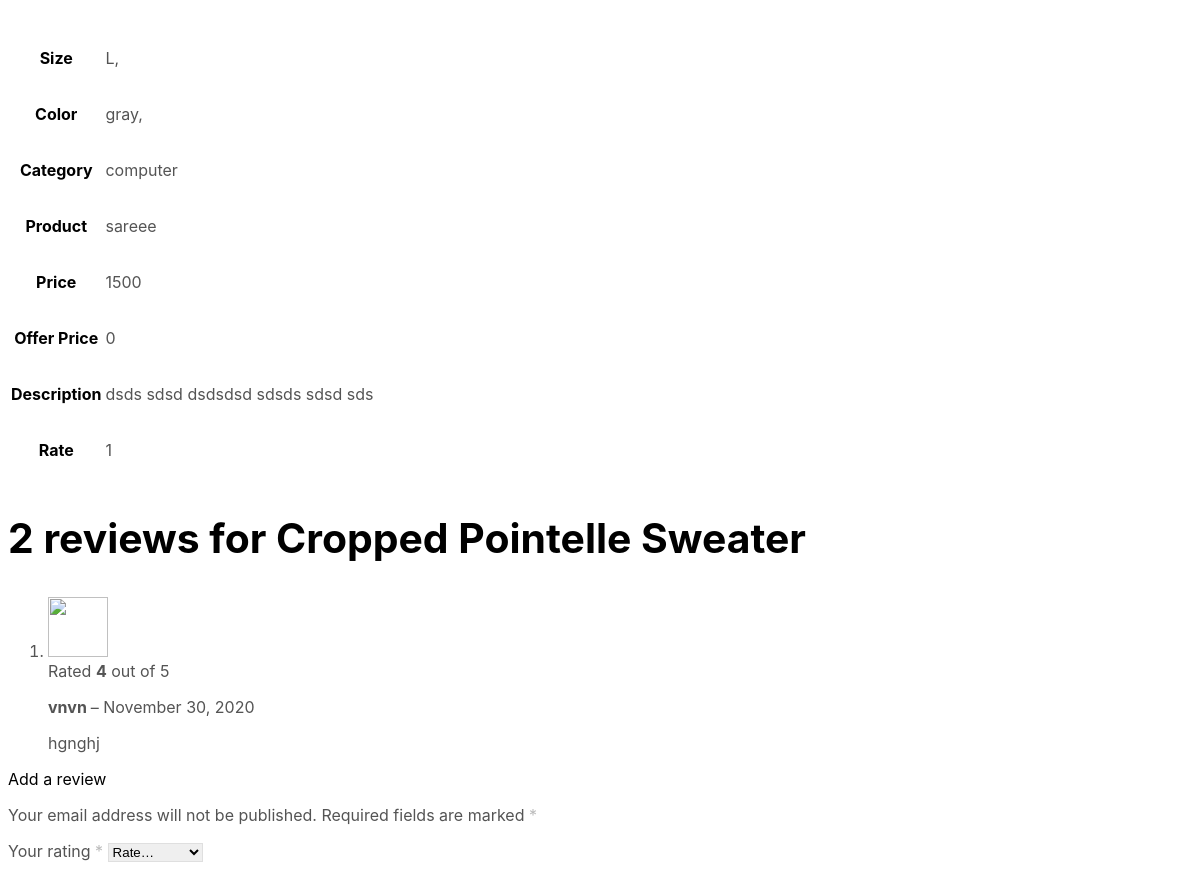
Page /product/product_description/1 (middle part) on the earlier database version.
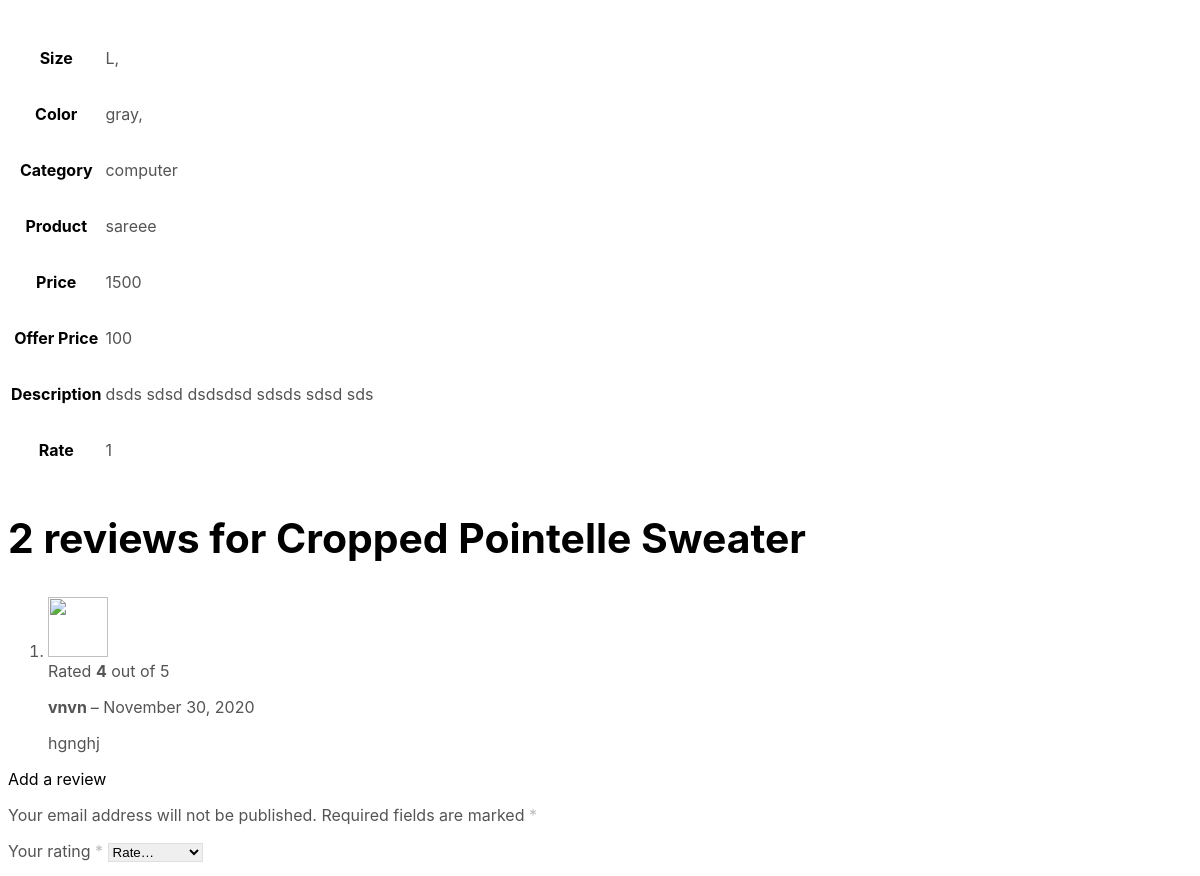
Same page on the later database version.
### Product/models.py (models this page shows, shortened)
class Product(models.Model):
    pro_cat_name = models.ForeignKey(Category, on_delete=models.CASCADE)
    pro_name = models.CharField(max_length=100)
    pro_price = models.BigIntegerField()
    pro_offer_price = models.BigIntegerField(default=0)
    pro_fake_price = models.BigIntegerField(null=True, blank=True)
    pro_image = models.FileField(blank=True)
    pro_description = models.TextField(null=True, blank=True)
    pro_star = models.CharField(max_length=10, choices=CHOICE_STAR, null=True, blank=True)
    pro_availability = models.BooleanField(default=True)

class Category(models.Model):
    cat_name = models.CharField(max_length=30, null=True, blank=True)

### Product/views.py (the view)
# urls.py: path('product_description/<int:pid>', views.product_description, name="product_description"),
def product_description(request, pid):
    pro = Product.objects.get(id=pid)
    size = Product_Size.objects.filter(size_key_id=pid)
    color = Product_Color.objects.filter(color_key_id=pid)
    check_cart = Cart.objects.filter(cart_product_id=pid)
    if check_cart:
        start = 1
    else:
        start = 0
    if request.method == "POST":
        if "wishlist_form" in request.POST:
            if Wishlist.objects.filter(wish_list_product=pro.id).exists():
                messages.warning(request, 'Product {} already exists in wishlist!'.format(pro.pro_name))
            else:
                data = Wishlist.objects.create(wish_list_product_id=pro.id, wish_list_user=request.user,
                                               wish_list_status=True)
                data.save()
                return redirect("wishlist")
        elif "cart_form" in request.POST:
            if start == 1:
                data = Cart.objects.get(cart_product_id=pid)
                data.cart_quantity += int(request.POST.get("quantity"))
                final_price = pro.pro_price - pro.pro_offer_price
                data.cart_price = data.cart_quantity * final_price
                data.cart_color = request.POST.get('product_color')
                data.cart_size = request.POST.get('product_size')
                data.save()
                return redirect("cart")
            else:
                quantity = int(request.POST.get("quantity"))
                final_price = pro.pro_price - pro.pro_offer_price
                price = quantity * final_price
                cart_color = request.POST.get('product_color')
                cart_size = request.POST.get('product_size')
                if cart_color == "" or cart_size == "":
                    messages.error(request,'PLease Choose Your Size And Colour for Better Experience')
                else:
                    data = Cart(cart_user=request.user, cart_product_id=pro.id, cart_status=True,
                                cart_quantity=quantity,
                                cart_price=price, cart_color=cart_color, cart_size=cart_size)
                    data.save()
                    return redirect("cart")
    else:
        pass
    return render(request, 'product_description.html', {'pro': pro, 'size': size, 'color': color})

### template/product_description.html (shortened to what the changed rows need)
{% load static %}
<!DOCTYPE html>
<html lang="en-US">
<head>
	<link media="all" href="https://shopkeeper.wp-theme.design/wp-content/cache/autoptimize/css/autoptimize_d9027ec5da952c98d9908eec9c546ad2.css" rel="stylesheet" />
	<link media="only screen and (max-width: 768px)" href="{%static 'wp-content/cache/autoptimize/css/autoptimize_541e2ced151704f4ff1844c6de47ec02.css'%}" rel="stylesheet" />
</head>
<body class="product-template-default single single-product postid-5026 wp-embed-responsive theme-shopkeeper woocommerce woocommerce-page woocommerce-no-js gbt_custom_notif product-layout-default wpb-js-composer js-comp-ver-6.6.0 vc_responsive">
    	<div id="st-container" class="st-container">
            <div class="st-content">
                                <div id="page_wrapper" class=" ">
<div id="primary" class="content-area">
    <div id="content" class="site-content" role="main">
<div class="product_layout_classic default-layout">
		<div id="product-5026" class="product type-product post-5026 status-publish first instock product_cat-stayhome product_cat-hoodies product_cat-trousers has-post-thumbnail shipping-taxable purchasable product-type-variable">
		<div class="woocommerce-tabs">
				<div class="panel entry-content" id="tab-additional_information">
	                <div class="row">
	                    <div class="large-8 xlarge-6 large-centered xlarge-centered columns">
<table class="woocommerce-product-attributes shop_attributes">
			<tr class="woocommerce-product-attributes-item woocommerce-product-attributes-item--attribute_pa_size">
			<th class="woocommerce-product-attributes-item__label">Size</th>
			</tr>
				<tr class="woocommerce-product-attributes-item woocommerce-product-attributes-item--attribute_pa_color">
			<th class="woocommerce-product-attributes-item__label">Color</th>
			</tr>
			<tr class="woocommerce-product-attributes-item woocommerce-product-attributes-item--attribute_pa_color">
			<th class="woocommerce-product-attributes-item__label">Category</th>
			<td class="woocommerce-product-attributes-item__value">
				<p>{{pro.pro_cat_name.cat_name}}</p>
			</td>
			</tr>
			<tr class="woocommerce-product-attributes-item woocommerce-product-attributes-item--attribute_pa_color">
			<th class="woocommerce-product-attributes-item__label">Product</th>
			<td class="woocommerce-product-attributes-item__value">
				<p>{{pro.pro_name}}</p>
			</td>
			</tr>
			<tr class="woocommerce-product-attributes-item woocommerce-product-attributes-item--attribute_pa_color">
			<th class="woocommerce-product-attributes-item__label">Price</th>
			<td class="woocommerce-product-attributes-item__value">
				<p>{{pro.pro_price}}</p>
			</td>
			</tr>
			<tr class="woocommerce-product-attributes-item woocommerce-product-attributes-item--attribute_pa_color">
			<th class="woocommerce-product-attributes-item__label">Offer Price</th>
			<td class="woocommerce-product-attributes-item__value">
				<p>{{pro.pro_offer_price}}</p>
			</td>
			</tr>
			<tr class="woocommerce-product-attributes-item woocommerce-product-attributes-item--attribute_pa_color">
			<th class="woocommerce-product-attributes-item__label">Description</th>
			<td class="woocommerce-product-attributes-item__value">
				<p>{{pro.pro_description}}</p>
			</td>
			</tr>
			<tr class="woocommerce-product-attributes-item woocommerce-product-attributes-item--attribute_pa_color">
			<th class="woocommerce-product-attributes-item__label">Rate</th>
			<td class="woocommerce-product-attributes-item__value">
				<p>{{pro.pro_star}}</p>
			</td>
			</tr>
</table>
	                    </div>
	                </div>
	            </div>
				<div class="panel entry-content" id="tab-reviews">
	                <div class="row">
	                    <div class="large-8 xlarge-6 large-centered xlarge-centered columns">
	                        <div id="reviews" class="woocommerce-Reviews">
	<div id="comments">
		<h2 class="woocommerce-Reviews-title">
			2 reviews for
			<span>Cropped Pointelle Sweater</span>
		</h2>
						</div>
</div>
	                    </div>
	                </div>
	            </div>
					</div>
		</div>
</div>
    </div>
</div>
			</div>
		</div>
	</div>
<script defer src="{%static 'wp-content/cache/autoptimize/js/autoptimize_3c492425456aee641c22f220c3a838a2.js'%}"></script></body>
</html>

Differences in the rows shown:
changed Product "sareee": pro_offer_price "0" → "100"
